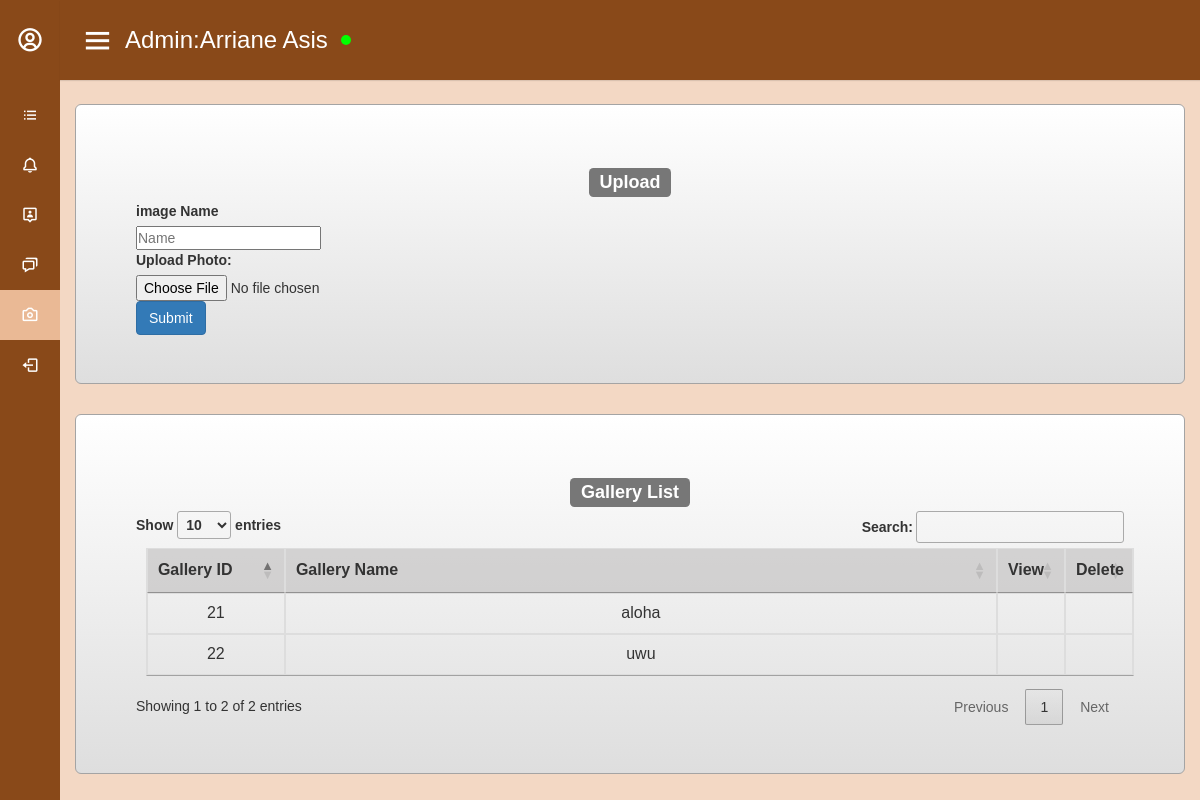
The app's page /adminSection/adminWebsite/adminGallery.php (signed in), older data.
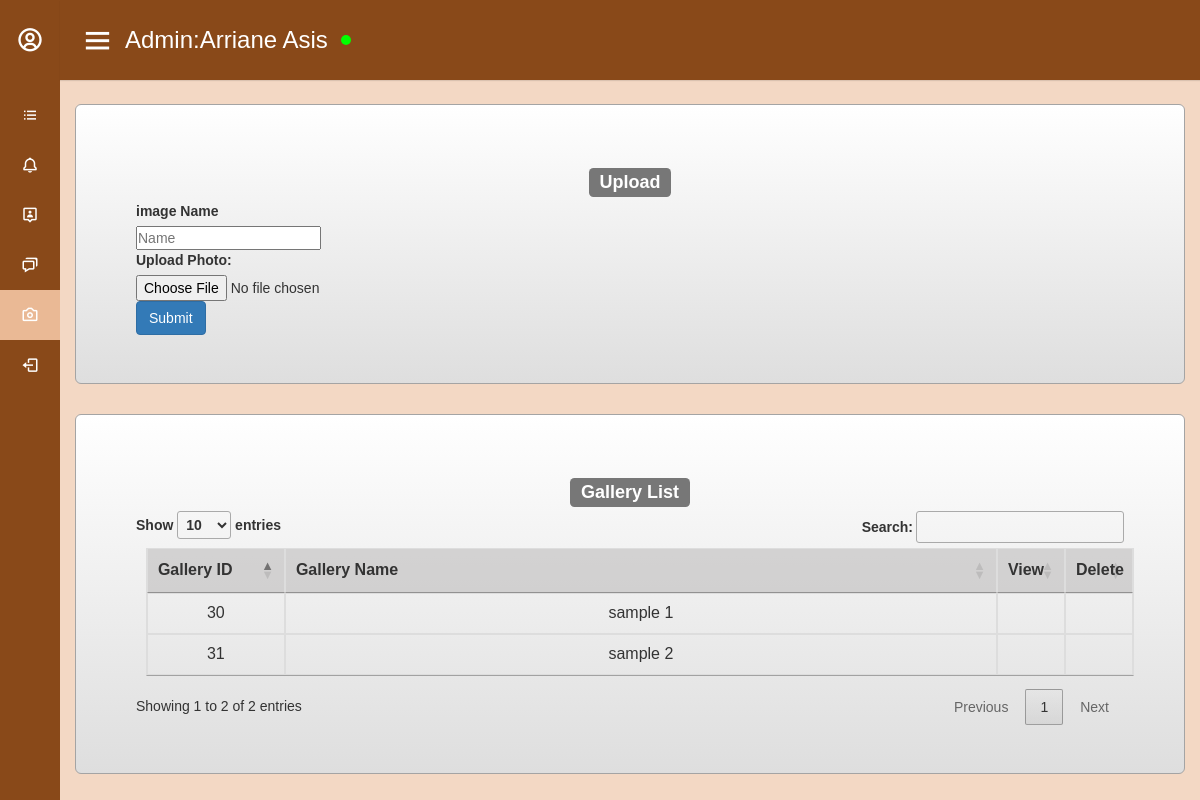
The same page, newer data.
### tables this page shows
CREATE TABLE `img` (
  `img_id` int(255) NOT NULL,
  `img_name` varchar(255) NOT NULL,
  `file` text NOT NULL
);

### adminSection/adminWebsite/adminGallery.php (the view, shortened to what this page needs)
<?php include"../../database/connecting_to_DB.php";
?>
<html>
    <head>
    <link rel="stylesheet" href="https://cdn.jsdelivr.net/npm/bootstrap@4.1.3/dist/css/bootstrap.min.css">
    <link rel="stylesheet" href="https://maxcdn.bootstrapcdn.com/bootstrap/3.4.1/css/bootstrap.min.css">
    <link href='https://unpkg.com/boxicons@2.0.7/css/boxicons.min.css' rel='stylesheet'>
    <link rel="stylesheet" type="text/css" href="https://cdn.datatables.net/1.12.0/css/jquery.dataTables.css">
    <link rel="stylesheet" href="../adminCSS/pog.css">
    <link rel="stylesheet" href="../adminCSS/chat.css">
    </head>
    <body class="WebContainer" >
      <div class="sidebar">
    <div class="logo-details">
      <i class=' bx bx-user-circle'></i>
      <span class="logo_name">Menu</span>
    </div>
      <ul class="nav-links">
        <li>
          <a href="display.php" >
            <i class='	bx bx-list-ul' ></i>
            <span class="links_name">Booking</span>
          </a>
        </li>
        <li>
          <a href="an.php" >
            <i class='	bx bx-bell' ></i>
            <span class="links_name">Announcement</span>
          </a>
        </li>
        <li>
          <a href="adminlist.php">
            <i class='	bx bx-user-pin' ></i>
            <span class="links_name">Admin</span>
          </a>
        </li>
        <li>
          <a href="chatList.php" >
            <i class='	bx bx-chat' ></i>
            <span class="links_name">Chat</span>
          </a>
        </li>
        <li>
          <a href="adminGallery.php" class="active">
            <i class='	bx bx-camera' ></i>
            <span class="links_name">Gallery</span>
          </a>
        </li>
        <li>
          <a href="../adminCode/adminLogout.php">
            <i class='	bx bx-log-out' ></i>
            <span class="links_name">Log out</span>
          </a>
        </li>
      </ul>
  </div>
<section class="home-section " >
    <nav>
      <div class="sidebar-button">
        <i class='bx bx-menu sidebarBtn'></i>
         <span class="dashboard">Admin:</span> <?php echo $_SESSION["adminName"];?> &nbsp; <span class="dot"></span>
    </nav>
<div class="container  center  home-content" id="top">
<div  class="jumbotron jumbotron-fluid outerdiv">
<h3> <span class="label label-default">Upload</span>  </h3>
                        <form enctype="multipart/form-data" method="POST" class="left" action="../adminCode/add_img.php" >
                        <label >image Name</label><br>
                        <input Name='image_name' type="text" class="name" placeholder="Name"><br>
                        <label >Upload Photo:</label><br>
                      <input type="file" name="file" >
                                    <input type="submit" class="btn btn-primary" name="add_image">
                        </form>
</div>
<div  class=" jumbotron jumbotron-fluid outerdiv center">
<h3> <span class="label label-default">Gallery List</span>  </h3>
  <table  class="table table-bordered center poit" id="Gallery">
  <thead>
  <tr>
<th  scope="col" class="idHeader">Gallery ID</th>
<th scope="col">Gallery Name</th>
<th scope="col" style="width: 30px;">View</th>
<th scope="col" style="width: 30px;">Delete</th>
  </tr>
  </thead>
  <?php
				$sql_query1 = "SELECT * FROM img";
				$result1 = $conn -> query($sql_query1);
				while($row1 = $result1 -> fetch_assoc()){
					$img_id =  $row1['img_id'];
			?>
    <tr>
<td  scope="row"><?php echo $row1['img_id'];?></td>
<td  scope="row"><?php echo $row1['img_name'];?></td>
<td class="center"> 	<a href="view_img.php?img_id=<?php echo $img_id; ?>"> <iconify-icon icon="carbon:view-filled"style='font-size:25px;color:black'></iconify-icon></a></td>
<td class="center"> 	<a href="../adminCode/delete_image.php?img_id=<?php echo $img_id; ?>"> <iconify-icon icon="material-symbols:delete-forever"style='font-size:25px;color:red'></iconify-icon></a></td>
<?php
				}
			?>
    </tr>
</table>
</div>
  </div>
  </section>
    </body>
    </html>

Row changes from the older to the newer data that the page shows:
removed img: img_id "21", img_name "aloha"
removed img: img_id "22", img_name "uwu"
added img: img_id "30", img_name "sample 1"
added img: img_id "31", img_name "sample 2"
